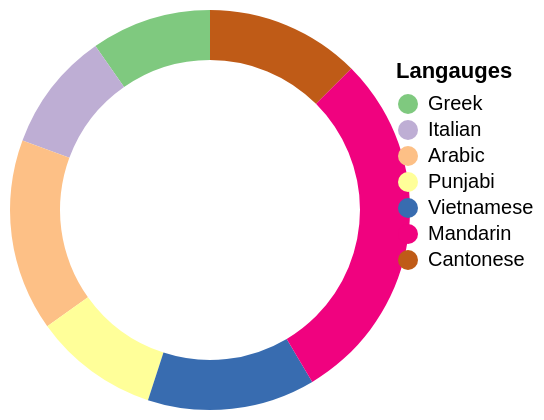

This figure's Vega-Lite source:
### Vega-Lite specification from a JSON file in a GitHub repository (floating-point values rounded to 4 significant figures)
{"$schema": "https://vega.github.io/schema/vega-lite/v6.json", "description": "Top 7 langauges spoken at home in Australia excludign english 2021", "width": 150, "height": 150, "data": {"values": [{"category": "Greek", "value": 229643}, {"category": "Italian", "value": 228042}, {"category": "Arabic", "value": 367159}, {"category": "Punjabi", "value": 239033}, {"category": "Vietnamese", "value": 320758}, {"category": "Mandarin", "value": 685274}, {"category": "Cantonese", "value": 295281}]}, "layer": [{"mark": {"type": "arc", "innerRadius": 100}, "encoding": {"theta": {"field": "value", "type": "quantitative"}, "color": {"field": "category", "type": "nominal", "scale": {"domain": ["Greek", "Italian", "Arabic", "Punjabi", "Vietnamese", "Mandarin", "Cantonese"], "range": ["#7fc97f", "#beaed4", "#fdc086", "#ffff99", "#386cb0", "#f0027f", "#bf5b17"]}, "legend": {"title": "Langauges"}}, "tooltip": [{"field": "category", "type": "nominal", "title": "Language"}, {"field": "value", "type": "quantitative", "aggregate": "sum", "title": "Number of speakers", "format": ","}]}}], "config": {}}
